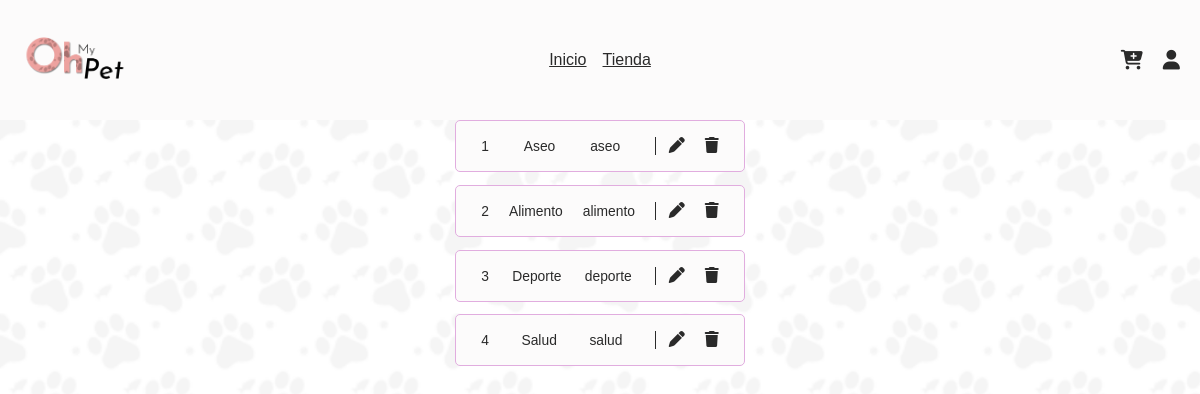
Screenshot of /categories/ (signed in) with the database file from the repository.
### tables this page shows
CREATE TABLE categories (
  id int auto_increment NOT NULL,
  name varchar(50) NOT NULL,
  slug varchar(50) NOT NULL,
  PRIMARY KEY(id)
);

### index.php (called while the page is built, shortened)
<?php require_once "inc/templates/header.php" ?>
<?php require_once "inc/templates/content.php" ?>
<?php require_once "inc/templates/footer.php" ?>

### src/functions.php (called while the page is built, shortened)
<?php
require_once "db.php";
function get_categories(int $id = null): array
{
  global $pdo;
  $result = [];
  $query = "SELECT * FROM categories";
  $sth = $pdo->prepare($query);
  try {
    $sth->execute();
    $result = $sth->fetchAll();
  } finally {
    return $result;
  }
}

### inc/pages/admin/categories.php (the view, shortened to what this page needs)
<?php $categories = get_categories(); ?>
<div class="Categories">
  <?php if (empty($categories)): ?>
    <h1 class="Categories__title"> Parece que no hay categorías registradas.</h1>
  <?php else: ?>
    <ul class="List">
      <?php foreach ($categories as $category): ?>
        <li class="List__item">
          <span class="List__text"> <?php echo $category->id; ?> </span>
          <span class="List__text"> <?php echo $category->name; ?> </span>
          <span class="List__text"> <?php echo $category->slug; ?> </span>
          <div class="List__actions">
            <div class="List__edit" data-item="<?php echo $category->id; ?>">
              <i class="fa fa-pen"></i>
            </div>
            <a href="<?php echo SITE_URI . "c/categories/delete/$category->id/"; ?>" class="List__delete">
              <i class="fa fa-trash"></i>
            </a>
          </div>
        </li>
      <?php endforeach; ?>
    </ul>
  <?php endif; ?>
</div>

### public/css/main.css (style rules this page uses)
:root { --s-xxs: 0.64rem; --s-xs: 0.8rem; --s-s: 1rem; --s-m: 1.25rem; --s-l: 1.563rem; --s-xl: 1.953rem; --s-xxl: 2.441rem; --s-header: 120px; --f-title: calc(var(--s-l) + 0.3vw); --f-subtitle: calc(var(--s-s) + 0.3vw); --f-text: calc(var(--s-xxs) + 0.3vw); --c-black: #2a2a2a; --c-black--15: rgba(42, 42, 42, 0.25); --c-white: #fcfbfb; --c-grey: #d9d9d9; --c-grey-1: #c2c2c2; --c-grey-2: #9d9d9d; --c-violet: #e1addf; --c-orange: #fecb84; --c-green: #96f7b2; --c-blue: #70e5dd; --c-pink: #eda29f; --d-border-width: 1.5px; --d-border-color: var(--c-grey-1); --d-border-radius: 5px; --d-border-radius-rounded: 50px; --d-border: solid var(--d-border-width) var(--d-border-color); --d-shadow: 0px 3px 3px var(--c-black--15); }
* { margin: 0; padding: 0; box-sizing: border-box; max-width: 100%; transition: 0.3s; font-family: "Ubuntu", sans-serif; list-style: none; scroll-behavior: smooth; color: var(--c-black); }
body { background-image: url("../img/background.png"); background-size: cover; background-repeat: repeat; background-position: center top; }
p, span, label, h5 { font-size: var(--f-text); }
a { font-size: inherit; }
.List { display: flex; flex-direction: column; gap: var(--s-xs); }
.List__item { display: flex; justify-content: space-between; align-items: baseline; gap: var(--s-m); border: var(--d-border-width) solid var(--c-violet); border-radius: var(--d-border-radius); padding: var(--s-s) var(--s-l); background-color: var(--c-white); }
.List__actions { display: flex; justify-content: space-between; gap: var(--s-m); align-items: center; padding-left: var(--s-xs); border-left: var(--d-border-width) solid var(--c-black); }
.List__edit { cursor: pointer; }
.Categories { margin-bottom: var(--s-s); display: flex; flex-direction: column; }

### rows the page displays
categories: id "1", name "Aseo", slug "aseo"
categories: id "2", name "Alimento", slug "alimento"
categories: id "3", name "Deporte", slug "deporte"
categories: id "4", name "Salud", slug "salud"
